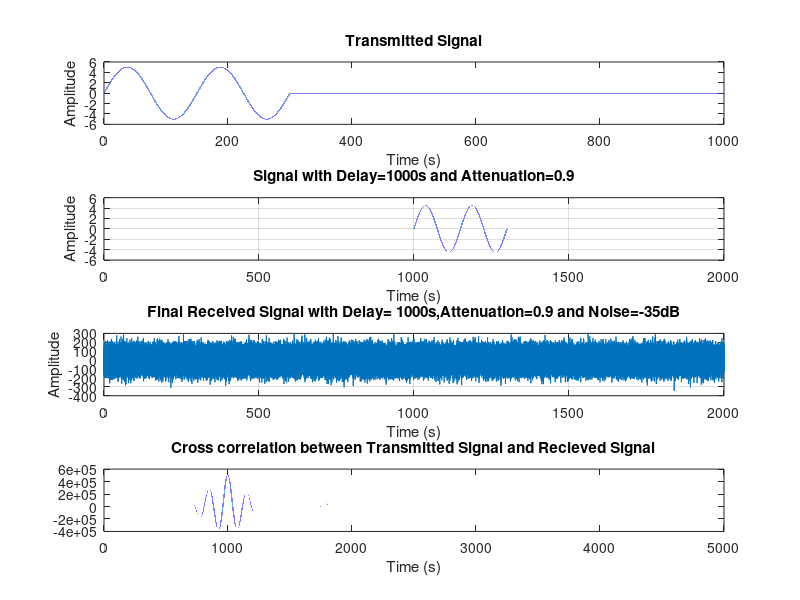

MATLAB code for this plot:
%DEFINING THE VARIABLES
%x=transmitted signal
%tstep2 defines the t-axis for x
%d=distance between radar and target
%v=velocity of signal in air
%t_delay=time taken for signal to go to and fro bwtween radar and target
%A= Attenuation factor
%SNR= Signal to Noise ratio
%ax= attenuated signal with delay too
%t_ax=time axis for attenuated signal with delay
%SP=Signal Power
%NP=Noise Power
%noise
%y=recieved signal
%corr= o/p of xcorr
%corrid indices of corr




%MAKING THE TRANSMITTED SIGNAL

%making a signal called x1 which will be a sinusoid with a period=150 secs and will run from 0<t<300
Am=5;
T=150;
f=1/150;
tstep=0:f:300
x1=Am*sin(2*pi*f*tstep)
% making a signal called x2 which will be a sinusoid of 0 amplitude and
% will run from 300+f <t<1000
tstep1= (300+f):f:1000
x2=0*sin(2*pi*f*tstep1)
%transmitted signal 'x'=x1+x2 and will run from 0<t<1000
tstep2=0:f:1000
x=[x1 x2]

%MAKING THE RECEIVED SIGNAL

%calculating the time delay
d=165*1000;
v=330;
t_delay=((2*d)/v)
%attenuation factor and SNR
A=0.9;
SNR=-35;
%making a variable tstep3 which will run from 0 to 1000 secs with 1/150
%increments
tstep3=0:f:t_delay
%setting up the attenuated and delayed signal (ax) and its its time axis (t_ax)
t_ax=[tstep3 tstep2+t_delay]
ax =[zeros(1,length(tstep3)) x.*A];
% calculating signal and noise power
SP=sum(ax.^2)/length(ax);
NP=SP/10^(SNR/10);
%noise signal
noise=sqrt(NP)*randn(1,length(ax));
% recieved signal= Attenuated and Delayed Signal + Noise signal
y=ax+noise;

%CORRELATION 

% correlation between transmiited signal (x) and recieved signal (y)
corr=xcorr(x,y)
corrid=f*(1:length(corr))
subplot (4,1,4), plot(corrid,corr)

%GRAPHS

%plotting the graphs
legend1=sprintf('Final Received Signal with Delay= %ds,Attenuation=%.1f and Noise=%ddB',t_delay,A,SNR)
legend2=sprintf('Signal with Delay=%ds and Attenuation=%.1f',t_delay,A)

subplot(4,1,1),plot(tstep2,x), xlabel('Time (s)'), ylabel('Amplitude'),title('Transmitted Signal')
subplot(4,1,2),plot(t_ax,ax), xlabel('Time (s)'), ylabel('Amplitude'),title(legend2),grid on
subplot(4,1,3), plot(t_ax,y) , xlabel('Time (s)'), ylabel('Amplitude'),title(legend1),grid on
subplot (4,1,4), plot(corrid,corr), xlabel('Time (s)'),title('Cross correlation between Transmitted Signal and Recieved Signal')




